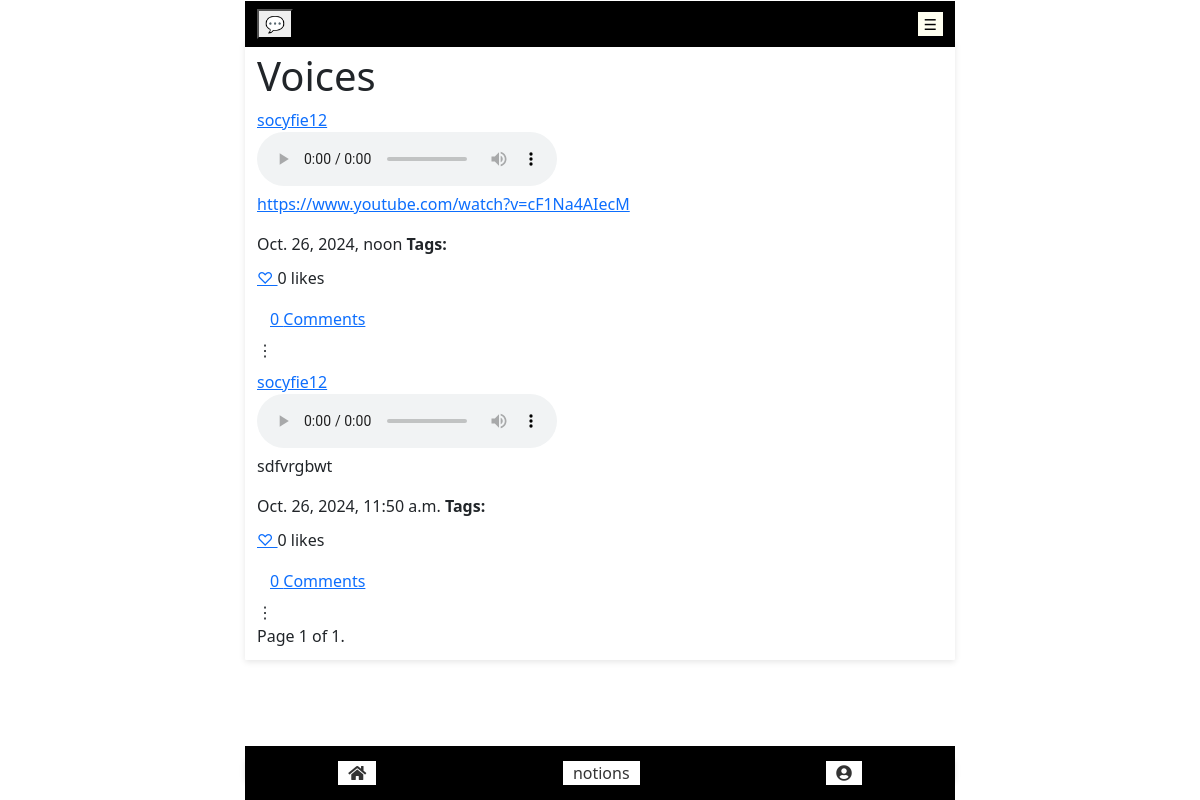
The app's page /voices/17/ (signed in) with its own data.
### service_auth/user_profile/models.py (models this page shows, shortened)
class Audio(models.Model):
    user = models.ForeignKey(AuthUser, on_delete=models.CASCADE, related_name='audio')
    file = models.FileField(upload_to='media/', storage=CompressedMediaStorage())
    description = models.TextField(blank=True, null=True)
    is_paid = models.BooleanField(default=False)
    created_at = models.DateTimeField(auto_now_add=True)
    likes = models.ManyToManyField(AuthUser, related_name='liked_audio', blank=True)
    view_count = models.PositiveIntegerField(default=0)  # To keep track of views
    reported_by = models.ManyToManyField(AuthUser, related_name='reported_audio', blank=True)  # report
    report_count = models.IntegerField(default=0)
    tags = models.ManyToManyField(AuthUser, related_name='tagged_audio', blank=True)  # New field for tagging users
    is_private = models.BooleanField(default=False)  # New field to track privacy
    duration = models.IntegerField(validators=[MinValueValidator(1), MaxValueValidator(3600)], blank =True, null=True)  # in seconds
    size = models.IntegerField(validators=[MinValueValidator(1), MaxValueValidator(1024*1024*100)])  # in bytes, max 100MB
    hashtags = models.ManyToManyField('Hashtag', related_name='audio', blank=True)

### service_auth/user_profile/views.py (the view)
# urls.py: path('voices/<int:user_id>/', views.voices, name='voices'),  #
@login_required
def voices(request, user_id):
    profile_user = get_object_or_404(AuthUser, id=user_id)
    audio_files = Audio.objects.filter(user=profile_user).order_by('-created_at')
    filtered_audio = []
    for audio in audio_files:
        if audio.is_private and audio.user != request.user and not audio.tags.filter(id=request.user.id).exists():
            continue
        audio.description = make_usernames_clickable(audio.description)
        filtered_audio.append(audio)
    paginator = Paginator(filtered_audio, 100)
    page_number = request.GET.get('page')
    page_obj = paginator.get_page(page_number)
    return render(request, 'voices.html', {
        'page_obj': page_obj,
        'audio_count': Audio.objects.filter(user=profile_user).count(),
        'profile_user': profile_user,
    })

### service_auth/user_profile/utils.py (called while the page is built)
def make_usernames_clickable(content):
    def replace_username(match):
        username = match.group(1)
        try:
            user = AuthUser.objects.get(username=username)
            url = reverse("user_profile:profile", args=[user.id])
            return mark_safe(f'<a href="{url}">@{username}</a>')
        except AuthUser.DoesNotExist:
            return f'@{username}'  # If user does not exist, return the plain text
    content = re.sub(r'@(\w+)', replace_username, content)
    content = re.sub(r'(https?://\S+)', r'<a href="\1" target="_blank">\1</a>', content)
    return content

### templates/user_profile/voices.html (shortened to what this page needs)
{% extends 'landing_page.html' %}
{% load static %}
{% load custom_filters %}
{% block main_content %}
  <h1>Voices </h1>
  <div class="audio-list">
    {% for audio in page_obj %}
      <div class="audio-item">
        <a href="{% url 'user_profile:profile' user_id=audio.user.id %}">
          {{ audio.user.username }}
        </a>  </br>
        <audio controls>
          <source src="{{ audio.file.url }}" type="audio/mpeg">
        </audio>
        <p>{{ audio.description|safe }}</p>
        <h8>{{ audio.created_at }}</h8>
        <strong>Tags:</strong>
        <div class="actions">
          <a href="{% url 'user_profile:like_audio' audio.id %}"
            class="like-link {% if request.user in audio.likes.all %}liked{% endif %}"
            data-url="{% url 'user_profile:like_audio' audio.id %}"
            data-audio-id="{{ audio.id }}"
            data-csrf-token="{{ csrf_token }}">
              {% if request.user in audio.likes.all %}
                  ❤️
              {% else %}
                  ♡
              {% endif %}
          </a>
          <span class="like-count">{{ audio.likes.count }}</span> likes
          <div class="comments" id="comments-{{ audio.id }}">
              <button class="btn btn-link collapsed" data-toggle="collapse" data-target="#comment-list-{{ audio.id }}" aria-expanded="false" aria-controls="comment-list-{{ audio.id }}">
                  {{ audio.comments.count }} Comments
              </button>
          </div>
            <div class="dropdown">
              <span>⋮</span>
            </div>
        </div>
      </div>
    {% endfor %}
  </div>
    <div class="pagination" >
        <span class="step-links">
            <span class="current">
                Page {{ page_obj.number }} of {{ page_obj.paginator.num_pages }}.
            </span>
        </span>
    </div>
{% endblock %}

### records on screen
Audio: user.username "socyfie12", description "https://www.youtube.com/watch?v=cF1Na4AIecM", created_at "Oct. 26, 2024, noon", likes.count "0", comments.count "0"
Audio: user.username "socyfie12", description "sdfvrgbwt", created_at "Oct. 26, 2024, 11:50 a.m.", likes.count "0", comments.count "0"

### other values on screen
{{ page_obj.number }} "1"
{{ page_obj.paginator.num_pages }} "1"
